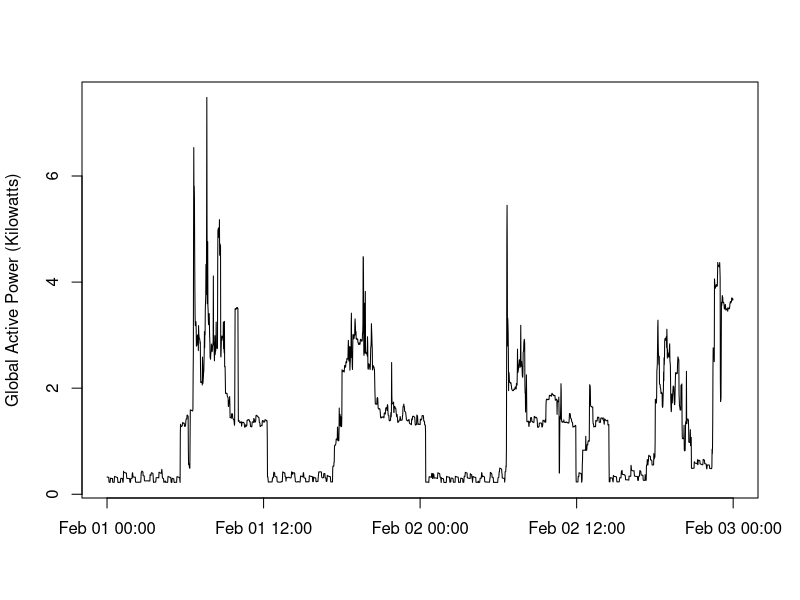

R code for this plot:
# Tidy data
# source("tidydata.R")

# Upload tidy data
data2 <- read.csv("./data/tidydata.txt",sep=",")

# Graphics
png("plot2.png",width = 480,height = 480)
# Convert to POSIXct
datetime <- as.POSIXct(data2$Date_time)
plot(datetime, data2$Global_active_power, type = "l", 
     ylab = "Global Active Power (Kilowatts)", xlab = "")
dev.off()